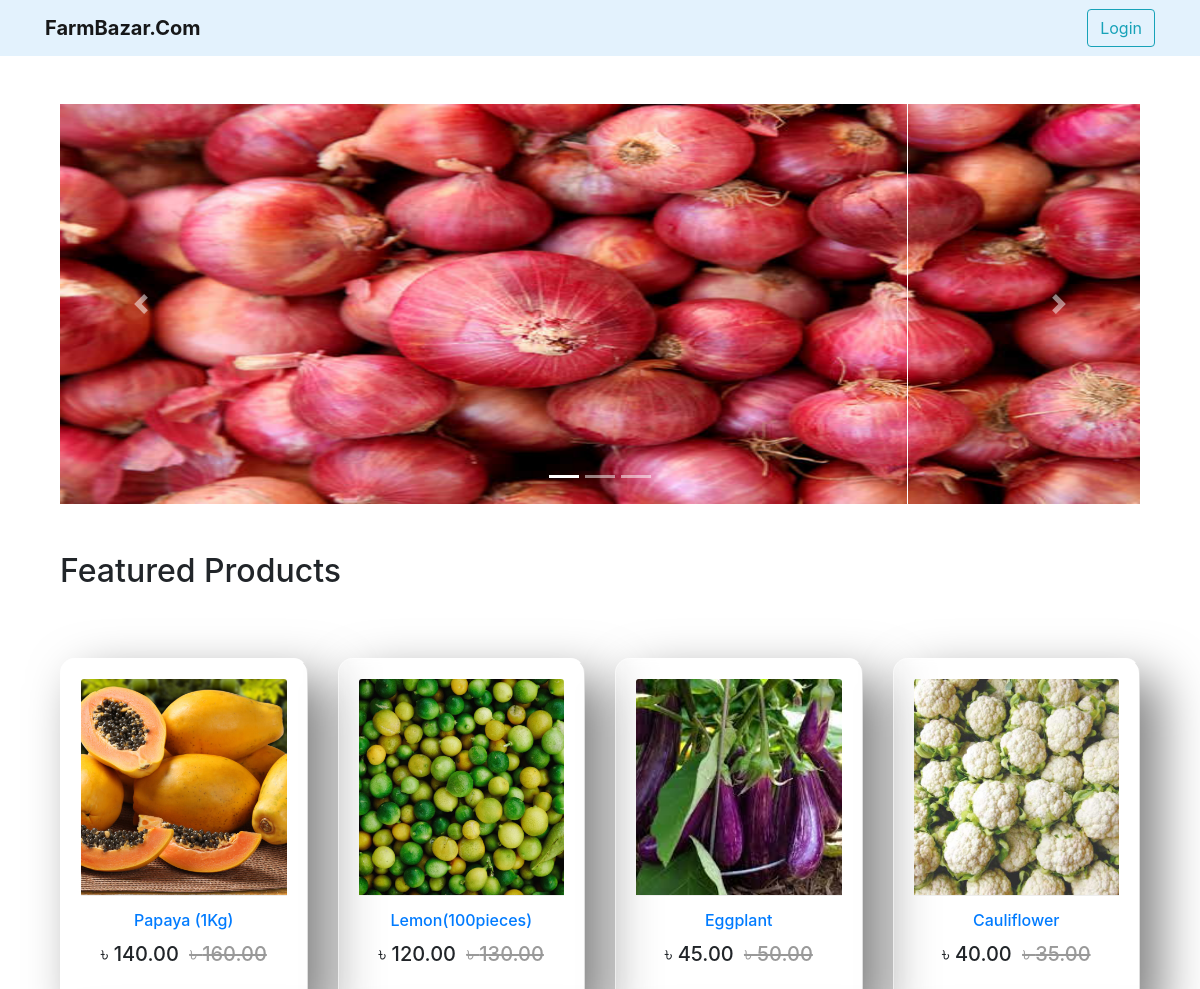
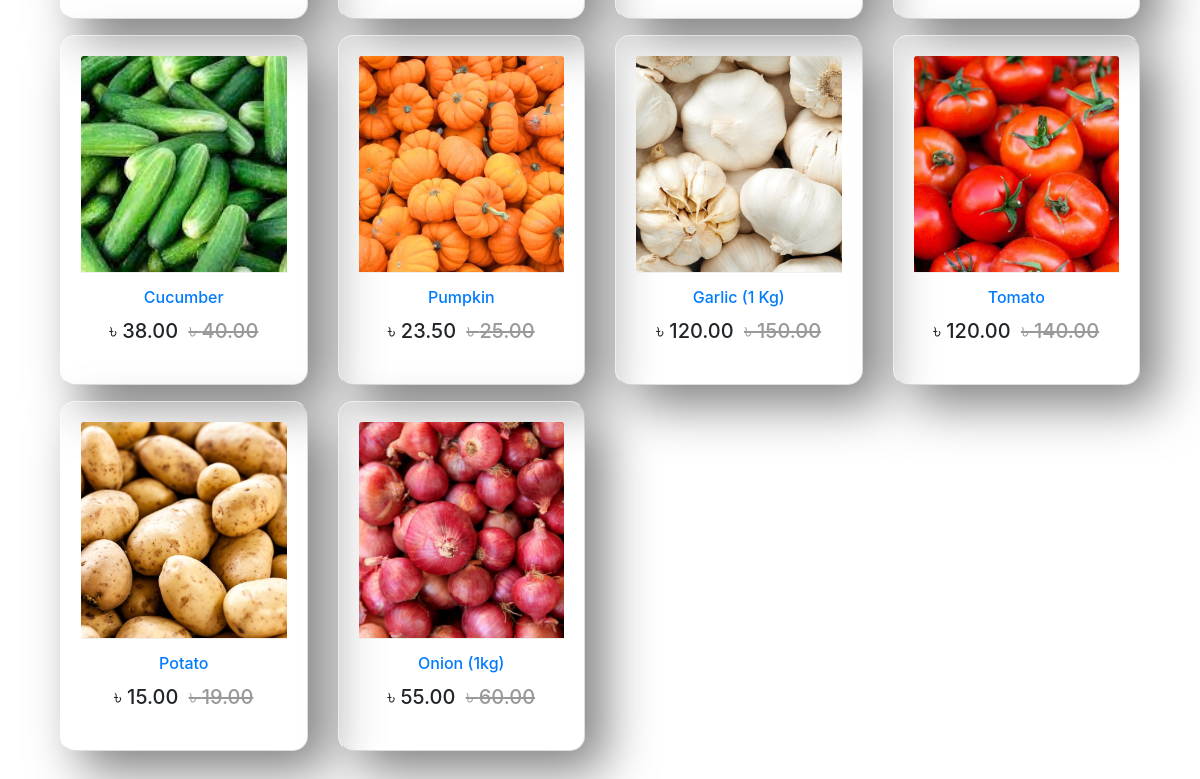
The page / on the database its author committed (2 pictures, top to bottom).
### App_Shop/models.py (models this page shows, shortened)
class Product(models.Model):
    mainimage = models.ImageField(upload_to='Products')
    name = models.CharField(max_length=264)
    category = models.ForeignKey(Category, on_delete=models.CASCADE, related_name='category')
    preview_text = models.TextField(max_length=200, verbose_name='Preview Text')
    detail_text = models.TextField(max_length=1000, verbose_name='Description')
    price = models.FloatField()
    old_price = models.FloatField(default=0.00)
    created = models.DateTimeField(auto_now_add=True)
    class Meta:
        ordering = ['-created',]

### App_Shop/views.py (the view)
# urls.py: path('', views.Home.as_view(), name='home'),
class Home(ListView):
    model = Product
    template_name = 'App_Shop/home.html'

### templates/App_Shop/home.html (shortened to what this page needs)
{% extends 'base.html' %}
{% block body_block %}
<div class="container my-5">
  <div id="carouselExampleIndicators" class="carousel slide" data-ride="carousel">
<ol class="carousel-indicators">
  <li data-target="#carouselExampleIndicators" data-slide-to="0" class="active"></li>
  <li data-target="#carouselExampleIndicators" data-slide-to="1"></li>
  <li data-target="#carouselExampleIndicators" data-slide-to="2"></li>
</ol>
<div class="carousel-inner">
  <div class="carousel-item active">
    <img class="d-block w-100" src="/media/Products/onion.jpeg" style="width:200%; height:400px;">
  </div>
</div>
<a class="carousel-control-prev" href="#carouselExampleIndicators" role="button" data-slide="prev">
  <span class="carousel-control-prev-icon" aria-hidden="true"></span>
</a>
<a class="carousel-control-next" href="#carouselExampleIndicators" role="button" data-slide="next">
  <span class="carousel-control-next-icon" aria-hidden="true"></span>
</a>
</div>
  <h2 class="my-5">Featured Products</h2>
  <div class="row">
    {% for product in object_list %}
    <div class="col-md-6 col-sm-12 col-lg-3">
      <figure class="card card-product">
        <div class="img-wrap">
          <img src="/media/{{product.mainimage}}" style="width:100%; height:300px;">
        </div>
        <figcaption class="info-wrap">
          <h6 class="title"><a href="{% url 'App_Shop:product_detail' pk=product.pk %}">{{product.name}}</a></h6>
          <div class="action-wrap">
            <div class="price-wrap h5">
              <span class="price-new">&#2547; {{product.price|floatformat:2}}</span>
              <span class="price-old"><strike>&#2547; {{product.old_price|floatformat:2}}</strike></span>
            </div>
          </div>
        </figcaption>
      </figure>
    </div>
    {% endfor %}
  </div>
</div>
{% endblock %}

### templates/base.html (shortened to what this page needs)
{% load static %}
<!DOCTYPE html>
<html lang="en" dir="ltr">
<head>
  <link rel="stylesheet" href="https://stackpath.bootstrapcdn.com/bootstrap/4.3.1/css/bootstrap.min.css">
  <link href="https://cdnjs.cloudflare.com/ajax/libs/font-awesome/5.10.2/css/all.css" rel="stylesheet">
  <link rel="stylesheet" href="{% static 'css/main.css' %}">
</head>
<body>
  {% include 'navbar.html' %}
  <div class="container">
    {% block body_block %} {% endblock %}
  </div>
</body>
</html>

### templates/navbar.html (shortened to what this page needs)
{% load cart_tag %}
<nav class="navbar navbar-expand-lg navbar navbar-light" style="background-color: #e3f2fd;">
  <div class="container">
    <a class="navbar-brand" href="{% url 'App_Shop:home' %}"><b>FarmBazar.Com</b> </a>
    <div class="collapse navbar-collapse" id="navbarNav">
      <ul class="navbar-nav ml-auto">
        {% if request.user.is_authenticated %}
        <li class="nav-item">
          <a href="{% url 'App_Order:cart' %}" class="nav-link">
              <i class="fa fa-shopping-cart"></i> Cart
              <span class="badge badge-light">{{ request.user | cart_total }}</span>
          </a>
        </li>
        <li class="nav-item">
        </li>
        <li class="nav-item dropdown">
          <a class="nav-link dropdown-toggle" href="#" id="navbarDropdown" role="button" data-toggle="dropdown" aria-haspopup="true" aria-expanded="false"><i class="fas fa-user-tie"></i> {{request.user.profile.username}}</a>
          <div class="dropdown-menu" aria-labelledby="nabbarDropdown">
            <a class="dropdown-item" href="{% url 'App_Login:profile' %}">Profile</a>
            <a class="dropdown-item" href="{% url 'App_Payment:orders' %}">Orders</a>
            <div class="dropdown-divider"></div>
            <a class="dropdown-item" href="{% url 'App_Login:logout' %}">Logout</a>
          </div>
        </li>
        {% else %}
        <li class="nav-item">
          <a href="{% url 'App_Login:login' %}" class="btn btn-outline-info">Login</a>
        </li>
        {% endif %}
      </ul>
    </div>
  </div>
</nav>

### templates/base.html (style rules this page uses)
.card { height: 350px; box-shadow: 20px 20px 50px rgba(0, 0, 0, 0.5); border-radius: 15px; background: rgba(255, 255, 255, 0.1); overflow: hidden; display: flex; justify-content: center; border-top: 1px solid rgba(255, 255, 255, 0.5); border-left: 1px solid rgba(255, 255, 255, 0.5); backdrop-filter: blur(5px); }
figure { padding: 20px; text-align: center; transform: translateY(20px); transition: 0.2s; }
.card-product:after { content: ""; display: table; clear: both; visibility: hidden; }
.card-product .price-new, .card-product .price { margin-right: 5px; }
.card-product .price-old { color: #999; }
.card-product .img-wrap { border-radius: 3px 3px 0 0; overflow: hidden; position: relative; height: 220px; text-align: center; }
.card-product .img-wrap img { max-height: 100%; max-width: 100%; object-fit: cover; }
.card-product .info-wrap { overflow: hidden; padding: 15px; border-top: 1px solid #eee; }
.card-product .action-wrap { padding-top: 4px; margin-top: 4px; }
.card-product .title { margin-top: 0px; }

### rows shown on the page
Product: mainimage (picture), name "Papaya (1Kg)", price "140.00", old_price "160.00"
Product: mainimage (picture), name "Lemon(100pieces)", price "120.00", old_price "130.00"
Product: mainimage (picture), name "Eggplant", price "45.00", old_price "50.00"
Product: mainimage (picture), name "Cauliflower", price "40.00", old_price "35.00"
Product: mainimage (picture), name "Cucumber", price "38.00", old_price "40.00"
Product: mainimage (picture), name "Pumpkin", price "23.50", old_price "25.00"
Product: mainimage (picture), name "Garlic (1 Kg)", price "120.00", old_price "150.00"
Product: mainimage (picture), name "Tomato", price "120.00", old_price "140.00"
Product: mainimage (picture), name "Potato", price "15.00", old_price "19.00"
Product: mainimage (picture), name "Onion (1kg)", price "55.00", old_price "60.00"
